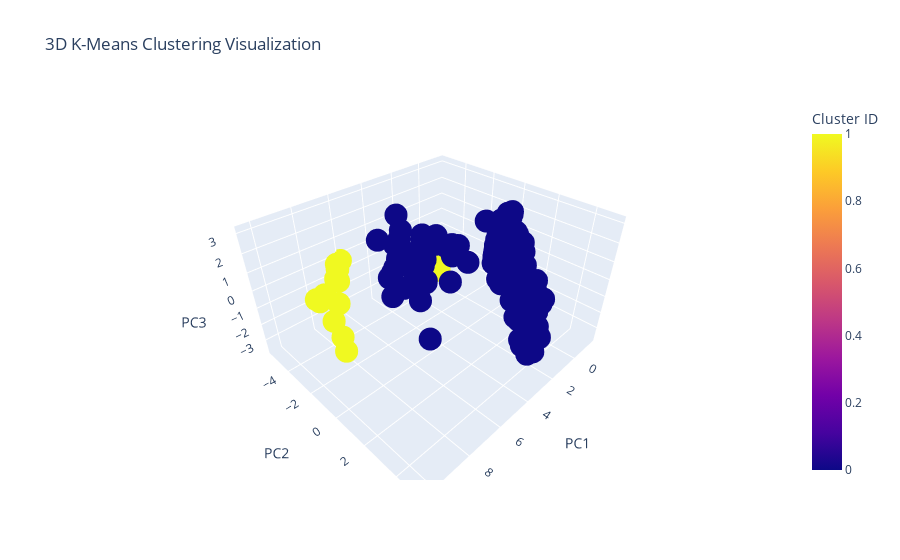

Notebook cell for this chart:
### Code cell
import plotly.express as px
import pandas as pd
from sklearn.decomposition import PCA
from sklearn.cluster import KMeans

# Assuming X_train, X_test, and y_test are already defined

# Train the K-Means clustering model
kmeans = KMeans(n_clusters=2, random_state=42)
kmeans.fit(X_train)

# Predict the clusters for the test data
y_pred = kmeans.predict(X_test)

# Reduce the data to 3 components using PCA for 3D visualization
pca = PCA(n_components=3)
X_test_3D = pca.fit_transform(X_test)

# Create a DataFrame for easy plotting with Plotly
df = pd.DataFrame(X_test_3D, columns=['PCA Component 1', 'PCA Component 2', 'PCA Component 3'])
df['Cluster'] = y_pred

# Create the interactive 3D scatter plot
fig = px.scatter_3d(df, 
                    x='PCA Component 1', 
                    y='PCA Component 2', 
                    z='PCA Component 3', 
                    color='Cluster', 
                    title="3D K-Means Clustering Visualization",
                    labels={'PCA Component 1': 'PC1', 
                            'PCA Component 2': 'PC2', 
                            'PCA Component 3': 'PC3', 
                            'Cluster': 'Cluster ID'})

# Show the plot
fig.show()

### Figure 1 — Plotly figure (JSON) as saved in the notebook; plotly's stock layout.template omitted (floating-point values rounded to 4 significant figures; data arrays with more than 128 entries replaced by an {"elided": "..."} marker saying what was removed)
{"data": [{"hovertemplate": "PC1=%{x}<br>PC2=%{y}<br>PC3=%{z}<br>Cluster ID=%{marker.color}<extra></extra>", "legendgroup": "", "marker": {"color": {"elided": "615 int values"}, "coloraxis": "coloraxis", "symbol": "circle"}, "mode": "markers", "name": "", "scene": "scene", "showlegend": false, "type": "scatter3d", "x": {"elided": "615 float values"}, "y": {"elided": "615 float values"}, "z": {"elided": "615 float values"}}], "layout": {"coloraxis": {"colorbar": {"title": {"text": "Cluster ID"}}, "colorscale": [[0, "#0d0887"], [0.1111, "#46039f"], [0.2222, "#7201a8"], [0.3333, "#9c179e"], [0.4444, "#bd3786"], [0.5556, "#d8576b"], [0.6667, "#ed7953"], [0.7778, "#fb9f3a"], [0.8889, "#fdca26"], [1, "#f0f921"]]}, "legend": {"tracegroupgap": 0}, "scene": {"domain": {"x": [0, 1], "y": [0, 1]}, "xaxis": {"title": {"text": "PC1"}}, "yaxis": {"title": {"text": "PC2"}}, "zaxis": {"title": {"text": "PC3"}}}, "title": {"text": "3D K-Means Clustering Visualization"}}}
